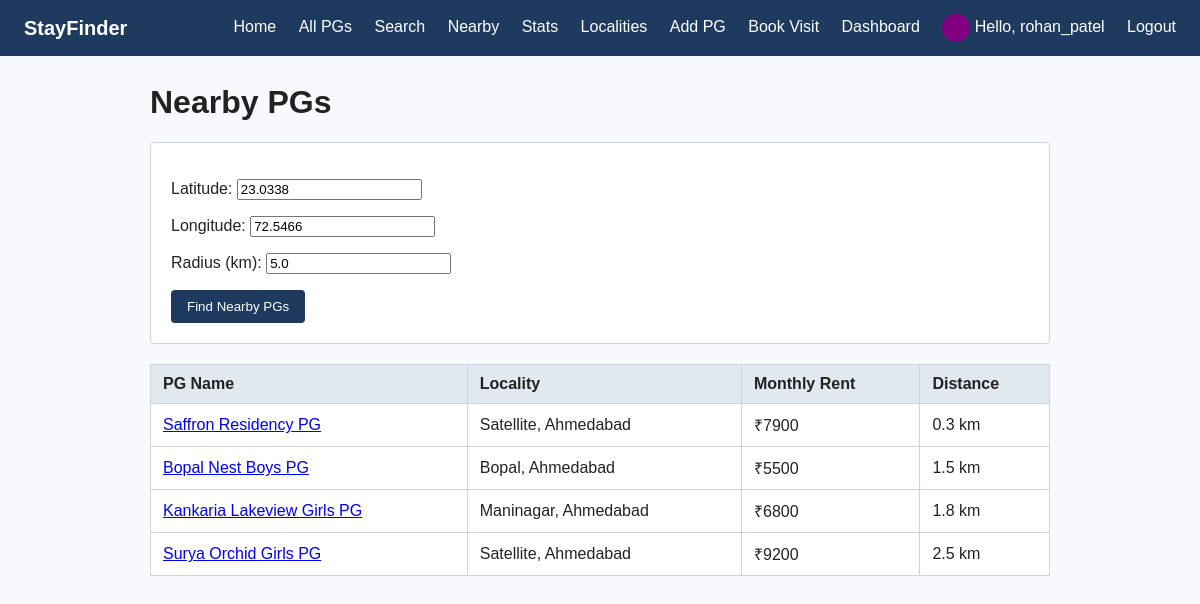
The app's page /nearby/ (signed in) with its own data.
### members/models.py (models this page shows, shortened)
class Profile(models.Model):
    user = models.OneToOneField(settings.AUTH_USER_MODEL, on_delete=models.CASCADE)
    full_name = models.CharField(max_length=80, blank=True)
    phone = models.CharField(max_length=15, blank=True)
    photo = models.ImageField(upload_to='profiles/', blank=True)

### listings/models.py (models this page shows, shortened)
class PG(models.Model):
    GENDER_CHOICES = [
        ('Boys', 'Boys'),
        ('Girls', 'Girls'),
        ('Any', 'Any'),
    ]
    name = models.CharField(max_length=80)
    locality = models.ForeignKey(Locality, on_delete=models.CASCADE)
    monthly_rent = models.PositiveIntegerField()
    gender_type = models.CharField(max_length=10, choices=GENDER_CHOICES)
    available_beds = models.PositiveSmallIntegerField()
    photo = models.ImageField(upload_to='pg_photos/', blank=True)
    latitude = models.FloatField(null=True, blank=True)
    longitude = models.FloatField(null=True, blank=True)
    owner = models.ForeignKey(
        settings.AUTH_USER_MODEL,
        null=True,
        blank=True,
        on_delete=models.SET_NULL,
    )

class Locality(models.Model):
    name = models.CharField(max_length=60)
    city = models.CharField(max_length=40)
    class Meta:
        verbose_name_plural = 'Localities'
    def __str__(self):
        return f'{self.name}, {self.city}'

### listings/views.py (the view)
# urls.py: path('nearby/', views.nearby_pgs, name='nearby_pgs'),
def nearby_pgs(request):
    default_lat = 23.0338
    default_lng = 72.5466
    default_radius = 5.0
    raw_lat = request.GET.get('lat', str(default_lat)).strip() or str(default_lat)
    raw_lng = request.GET.get('lng', str(default_lng)).strip() or str(default_lng)
    raw_radius = request.GET.get('radius_km', str(default_radius)).strip() or str(default_radius)
    error = None
    results = []
    try:
        lat = float(raw_lat)
        lng = float(raw_lng)
        radius_km = float(raw_radius)
        if radius_km < 0:
            raise ValueError('Radius must be non-negative')
    except ValueError:
        error = 'Please enter valid numeric values for latitude, longitude, and radius.'
    else:
        pgs = PG.objects.select_related('locality').exclude(
            latitude__isnull=True
        ).exclude(
            longitude__isnull=True
        )
        for pg in pgs:
            distance = haversine(lat, lng, pg.latitude, pg.longitude)
            if distance <= radius_km:
                results.append({'pg': pg, 'distance': distance})
        results.sort(key=lambda item: item['distance'])
    return render(
        request,
        'listings/nearby_pgs.html',
        {
            'results': results,
            'lat': raw_lat,
            'lng': raw_lng,
            'radius_km': raw_radius,
            'error': error,
        },
    )

### listings/utils.py (called while the page is built)
def haversine(lat1, lon1, lat2, lon2):
    earth_radius_km = 6371.0
    lat1_rad = math.radians(lat1)
    lon1_rad = math.radians(lon1)
    lat2_rad = math.radians(lat2)
    lon2_rad = math.radians(lon2)
    dlat = lat2_rad - lat1_rad
    dlon = lon2_rad - lon1_rad
    a = (
        math.sin(dlat / 2) ** 2
        + math.cos(lat1_rad) * math.cos(lat2_rad) * math.sin(dlon / 2) ** 2
    )
    c = 2 * math.atan2(math.sqrt(a), math.sqrt(1 - a))
    return earth_radius_km * c

### listings/templates/listings/nearby_pgs.html (shortened to what this page needs)
{% extends 'listings/base.html' %}
{% block content %}
<h1>Nearby PGs</h1>
<form method="get" class="stay-form" style="margin-bottom: 20px;">
    <p>
        <label for="id_lat">Latitude:</label>
        <input type="text" id="id_lat" name="lat" value="{{ lat }}">
    </p>
    <p>
        <label for="id_lng">Longitude:</label>
        <input type="text" id="id_lng" name="lng" value="{{ lng }}">
    </p>
    <p>
        <label for="id_radius">Radius (km):</label>
        <input type="text" id="id_radius" name="radius_km" value="{{ radius_km }}">
    </p>
    <button type="submit" class="btn-primary">Find Nearby PGs</button>
</form>
{% if not error %}
<table class="pg-table">
    <thead>
        <tr>
            <th>PG Name</th>
            <th>Locality</th>
            <th>Monthly Rent</th>
            <th>Distance</th>
        </tr>
    </thead>
    <tbody>
        {% for item in results %}
        <tr>
            <td><a href="{% url 'pg_detail' item.pg.pk %}">{{ item.pg.name }}</a></td>
            <td>{{ item.pg.locality }}</td>
            <td>₹{{ item.pg.monthly_rent }}</td>
            <td>{{ item.distance|floatformat:1 }} km</td>
        </tr>
        {% empty %}
        <tr>
            <td colspan="4">No PGs with coordinates found within {{ radius_km }} km.</td>
        </tr>
        {% endfor %}
    </tbody>
</table>
{% endif %}
{% endblock %}

### listings/templates/listings/base.html (shortened to what this page needs)
{% load static %}
<!DOCTYPE html>
<html lang="en">
<head>
    <link rel="stylesheet" href="{% static 'listings/css/style.css' %}">
</head>
<body>
    <nav class="navbar">
        <span class="brand">StayFinder</span>
        <div class="nav-links">
            <a href="{% url 'home' %}">Home</a>
            <a href="{% url 'pg_list' %}">All PGs</a>
            <a href="{% url 'pg_search' %}">Search</a>
            <a href="{% url 'nearby_pgs' %}">Nearby</a>
            <a href="{% url 'pg_stats' %}">Stats</a>
            <a href="{% url 'locality_overview' %}">Localities</a>
            <a href="{% url 'add_pg' %}">Add PG</a>
            <a href="{% url 'visit_request' %}">Book Visit</a>
            {% if user.is_authenticated %}
                <a href="{% url 'dashboard' %}">Dashboard</a>
                <a href="{% url 'profile_edit' %}">
                    {% if user.profile.photo %}
                        <img src="{{ user.profile.photo.url }}" alt="{{ user.username }}" width="28" height="28" style="border-radius: 50%; vertical-align: middle; object-fit: cover;">
                    {% else %}
                        <span>No photo</span>
                    {% endif %}
                    Hello, {{ user.username }}
                </a>
                <a href="{% url 'logout' %}">Logout</a>
            {% else %}
                <a href="{% url 'login' %}">Login</a>
                <a href="{% url 'signup' %}">Sign up</a>
            {% endif %}
        </div>
    </nav>
    <main class="container">
        {% block content %}{% endblock %}
    </main>
</body>
</html>

### listings/static/listings/css/style.css (style rules this page uses)
body { font-family: Arial, sans-serif; margin: 0; background-color: #f7f9fc; color: #222; }
.navbar { background-color: #1e3a5f; color: #ffffff; padding: 14px 24px; display: flex; justify-content: space-between; align-items: center; }
.navbar .brand { font-size: 1.25rem; font-weight: bold; }
.navbar .nav-links a { color: #ffffff; text-decoration: none; margin-left: 18px; }
.container { max-width: 900px; margin: 28px auto; padding: 0 16px; }
.pg-table { width: 100%; border-collapse: collapse; background-color: #ffffff; }
.pg-table th, .pg-table td { border: 1px solid #cbd5e1; padding: 10px 12px; text-align: left; }
.pg-table th { background-color: #e2e8f0; }
.stay-form { background-color: #ffffff; border: 1px solid #cbd5e1; padding: 20px; border-radius: 4px; }
.btn-primary { background-color: #1e3a5f; color: #ffffff; border: none; padding: 9px 16px; cursor: pointer; border-radius: 4px; }

### records on screen
PG: pg.name "Saffron Residency PG", pg.locality "Satellite, Ahmedabad", pg.monthly_rent "7900", distance "0.3"
PG: pg.name "Bopal Nest Boys PG", pg.locality "Bopal, Ahmedabad", pg.monthly_rent "5500", distance "1.5"
PG: pg.name "Kankaria Lakeview Girls PG", pg.locality "Maninagar, Ahmedabad", pg.monthly_rent "6800", distance "1.8"
PG: pg.name "Surya Orchid Girls PG", pg.locality "Satellite, Ahmedabad", pg.monthly_rent "9200", distance "2.5"

### other values on screen
{{ user.username }} "rohan_patel"
